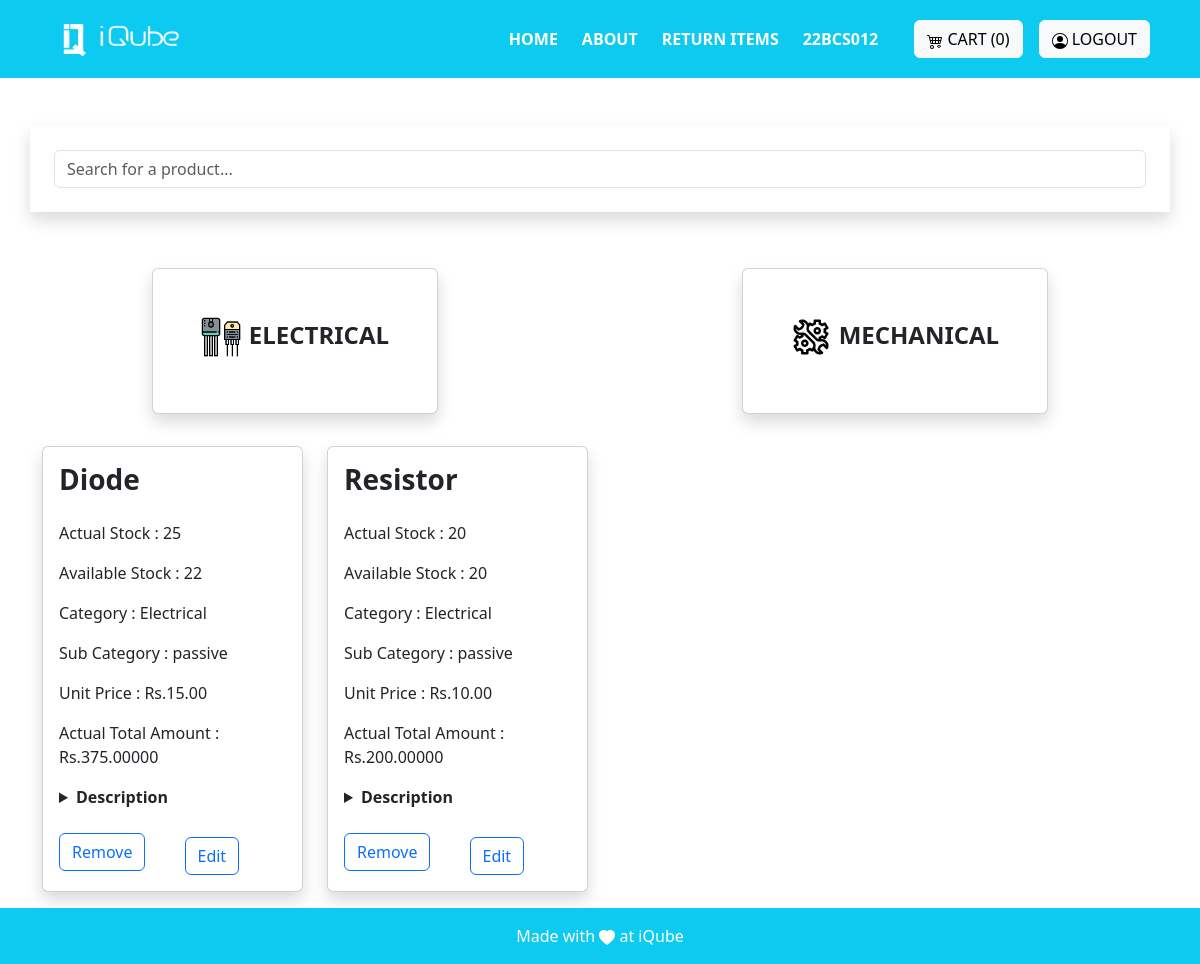
Screenshot of /electrical_product/ (signed in) with the database file from the repository.
### invention/models.py (models this page shows, shortened)
class Product(models.Model):
    name=models.CharField(max_length=255)
    decription=models.CharField(max_length=100)
    actual_count=models.PositiveIntegerField()
    available_count=models.PositiveIntegerField()
    dummy_count = models.PositiveIntegerField(default = 0)
    category= models.ForeignKey('Category', on_delete=models.CASCADE)
    sub_category = models.ForeignKey('SubCategory', on_delete = models.CASCADE)
    created_at = models.DateTimeField(auto_now=True)
    image = models.ImageField(upload_to='images', blank=True)
    actual_price = models.DecimalField(max_digits = 10,decimal_places = 5)
    available_price = models.DecimalField(max_digits = 10,decimal_places = 5)
    unit_price = models.DecimalField(max_digits = 10,decimal_places = 2)
    is_active = models.BooleanField(default = True)
    created_by = models.ForeignKey(User, on_delete=models.CASCADE)

class Category(models.Model):
    name=models.CharField(max_length=25)
    created_by = models.ForeignKey(User, on_delete=models.CASCADE)
    created_at=models.DateTimeField(auto_now=True)
    class Meta:
        verbose_name_plural = 'Categories'
    def __str__(self):
        return str(self.name)

class SubCategory(models.Model):
    name_sub=models.CharField(max_length=25)
    category = models.ForeignKey('Category', on_delete=models.CASCADE)
    created_by = models.ForeignKey(User, on_delete=models.CASCADE)
    created_at=models.DateTimeField(auto_now=True)
    def __str__(self):
      return self.name_sub

### invention/views.py (the view)
# urls.py: path('electrical_product/', views.electrical_product_view, name='electrical_product'),
@login_required(login_url='login')
def electrical_product_view(request):
    try:
        name = request.user.username
        user = name[-8:]
        admin_group = request.user.groups.filter(name = "admin").exists()
        super_admin_group = request.user.groups.filter(name = 'superadmin').exists()
        products = Product.objects.all()
        cart=Cart.objects.filter(created_by=request.user)
        count = cart.count()
        return render(request, 'adminview/electricalproduct.html', {'products': products, 'count':count,'admin_group': admin_group, 'super_admin_group':super_admin_group, 'name':user})
    except ObjectDoesNotExist:
        messages.warning(request, 'An error Occured during Request Try Later on')
        return render(request, 'adminview/electricalproduct.html')

### invention/templates/adminview/electricalproduct.html (shortened to what this page needs)
{% extends 'base.html' %}
{% load static %}
{% block base %}
<div class="container p-4 shadow mb-5 mt-5" id="search">
  <input type="text" id="searchInput" class="form-control" placeholder="Search for a product...">
</div>
<div class="d-flex flex-row bd-highlight  justify-content-around mb-4">
  <div class="p-2 bd-highlight fs-4 text-uppercase fw-semibold">
    <div class="card shadow">
      <div class="card-title p-5 "><a href="{% url 'electrical_product' %}" class="text-decoration-none text-dark mr-3  "><span><img src="{% static 'images/transistor.png' %}" alt="" width="40" height="40"></span>Electrical</a></div>
    </div>
  </div>
  <div class="p-2 bd-highlight fs-4 text-uppercase fw-semibold">
    <div class="card  shadow">
      <div class="card-title p-5"><a href="{% url 'mechanical_product' %}" class="text-decoration-none text-dark"><span class="mr-2"><img src="{% static 'images/setting.png' %}" alt="" width="40" height="40"></span>Mechanical</a></div>
    </div>
  </div>
</div>
<div class="container my-4" id="productsContainer">
  <div class="row row-cols-1 row-cols-md-4 g-4" id="productList">
    {% for product in products reversed %}
      {% if product.category.name == 'Electrical' %}
        <div class="col product-card">
          <div class="card shadow">
            <div class="card-body">
              <h5 class="card-title fs-3 fw-semibold">{{ product.name }}</h5>
              <p class="card-text mt-4 fs-6">Actual Stock : {{ product.actual_count }}</p>
              <p class="card-text fs-6">Available Stock : {{ product.available_count }}</p>
              <p class="card-text fs-6">Category :  {{ product.category }}</p>
              <p class="card-text fs-6">Sub Category :  {{ product.sub_category }}</p>
              <p class="card-text fs-6">Unit Price : Rs.{{ product.unit_price}}</p>
              <p class="card-text fs-6">Actual Total Amount : Rs.{{product.actual_price}}</p>
              <details>
                <summary class=""><strong class="">Description</strong><br></summary>
                </details>
              <div class="row row-cols-1 row-cols-md-2 mt-4">
                <div>
                  <a href="{% url 'delete_product' product.id %}"><button class="btn btn-outline-primary"  onclick="return confirmRemoveItem('{{product.id }}')">Remove</button></a>
                </div>
                <div>
                  <form action="{% url 'edit_product_view' product.id %}">
                    <button class="mt-1 btn btn-outline-primary">Edit</button>
                </div>
              </div>
            </div>
          </div>
        </div>
    {% endif %}
    {% empty %}
    <p>Not yet added</p>
    {% endfor %}
  </div>
</div>
<div class="mt-4 mb-4 text-white">
</div>
{% endblock %}

### invention/templates/base.html (shortened to what this page needs)
{% load static %}
<!DOCTYPE html>
<html lang="en">
<head>
    <link href="https://cdn.jsdelivr.net/npm/bootstrap@5.3.2/dist/css/bootstrap.min.css" rel="stylesheet"
>
        <link rel="stylesheet" href="https://cdn.jsdelivr.net/npm/bootstrap@5.3.0/dist/css/bootstrap.min.css">
    <link rel="stylesheet" href="https://cdn.datatables.net/1.11.10/css/dataTables.bootstrap5.min.css">
    <link rel="stylesheet" href="https://cdnjs.cloudflare.com/ajax/libs/twitter-bootstrap/5.3.0/css/bootstrap.min.css">
     <link rel="stylesheet" href="https://cdn.datatables.net/2.0.2/css/dataTables.bootstrap4.css">
</head>
<body>
    <nav class="sticky-top navbar navbar-expand-lg navbar-dark bg-info  p-3" >
    <div class="container">
            <a class="navbar-brand" href="#">
                <img src="{% static 'images/logo-white.png' %}" alt="Logo" height="36" width="150">
            </a>
            <div class="collapse navbar-collapse justify-content-end" id="navbarNav">
                <ul class="navbar-nav mx-3">
                    <li class="nav-item mx-1">
                        <a class="nav-link active text-white fw-semibold" href="{% url 'Home'%}">HOME</a>
                    </li>
                    <li class="nav-item mx-1">
                        <a class="nav-link active text-white fw-semibold" href="{% url 'About' %}">ABOUT</a>
                    </li>
                    <li class="nav-item mx-1">
                        <a href="/return_form" class="nav-link active text-white fw-semibold">RETURN ITEMS</a>
                    </li>
                    <li class="nav-item mx-1">
                        <a href="{% url 'Home' %}" class="nav-link active text-white fw-semibold">{{name}}</a>
                    </li>
                </ul>
            </div>
            <div class="mt-3 mt-lg-0 mx-2">
                <a class="btn btn-light" href="{% url 'view_cart' %}">
                    CART ({{count}})
                </a>
            </div>
            {% if not user.is_authenticated %}
            <div class="mt-3 mt-lg-0 mx-2">
                <a class="btn btn-light" href="{% url 'social:begin' 'azuread-tenant-oauth2' %}">
                    <svg xmlns="http://www.w3.org/2000/svg" width="16" height="16" fill="currentColor" class="bi bi-person-circle" viewBox="0 0 16 16">
                    <path d="M11 6a3 3 0 1 1-6 0 3 3 0 0 1 6 0"/>
                        <path fill-rule="evenodd" d="M0 8a8 8 0 1 1 16 0A8 8 0 0 1 0 8m8-7a7 7 0 0 0-5.468 11.37C3.242 11.226 4.805 10 8 10s4.757 1.225 5.468 2.37A7 7 0 0 0 8 1"/>
                    </svg>
                    LOGIN
                </a>
            </div>
            {% else %}
            <div class="mt-3 mt-lg-0 mx-2">
                <a class="btn btn-light" href="{% url 'logout' %}">
                    LOGOUT
                </a>
            </div>
            {% endif %}
        </div>
    </nav>
    <main>
        <div>
            {% block base %}{% endblock %}
        </div>
    </main>
    <footer class="bg-light text-center text-lg-start fixed-bottom">
        <div class="text-center p-2 bg-info p-3" style=" color: white;">
            <div>Made with
                <svg xmlns="http://www.w3.org/2000/svg" width="16" height="16" fill="currentColor"
                    class="bi bi-heart-fill" viewBox="0 0 16 16">
                    <path fill-rule="evenodd"
                        d="M8 1.314C12.438-3.248 23.534 4.735 8 15-7.534 4.736 3.562-3.248 8 1.314z" />
                </svg>
               at iQube
            </div>
        </div>
    </footer>
</body>
</html>
{% load sweetify %}

### invention/templates/base.html (style rules this page uses)
html { scroll-behavior:smooth; }

### rows the page displays
Product: name "Diode", actual_count "25", available_count "22", category "Electrical", sub_category "passive", unit_price "15.00", actual_price "375.00000"
Product: name "Resistor", actual_count "20", available_count "20", category "Electrical", sub_category "passive", unit_price "10.00", actual_price "200.00000"

### other values shown
{{ name }} "22BCS012"
{{ count }} "0"
